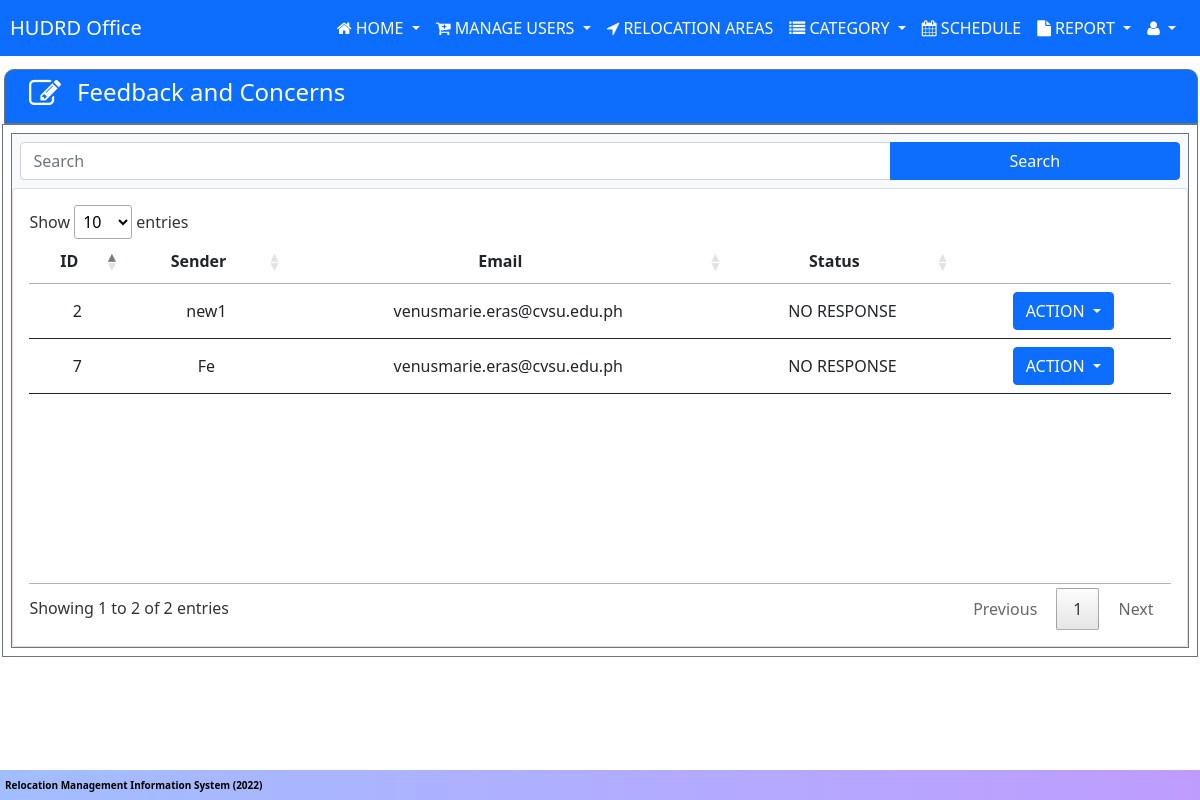
Before: /userData/hudrd/hudrd-concern.php (signed in) with the older database file.
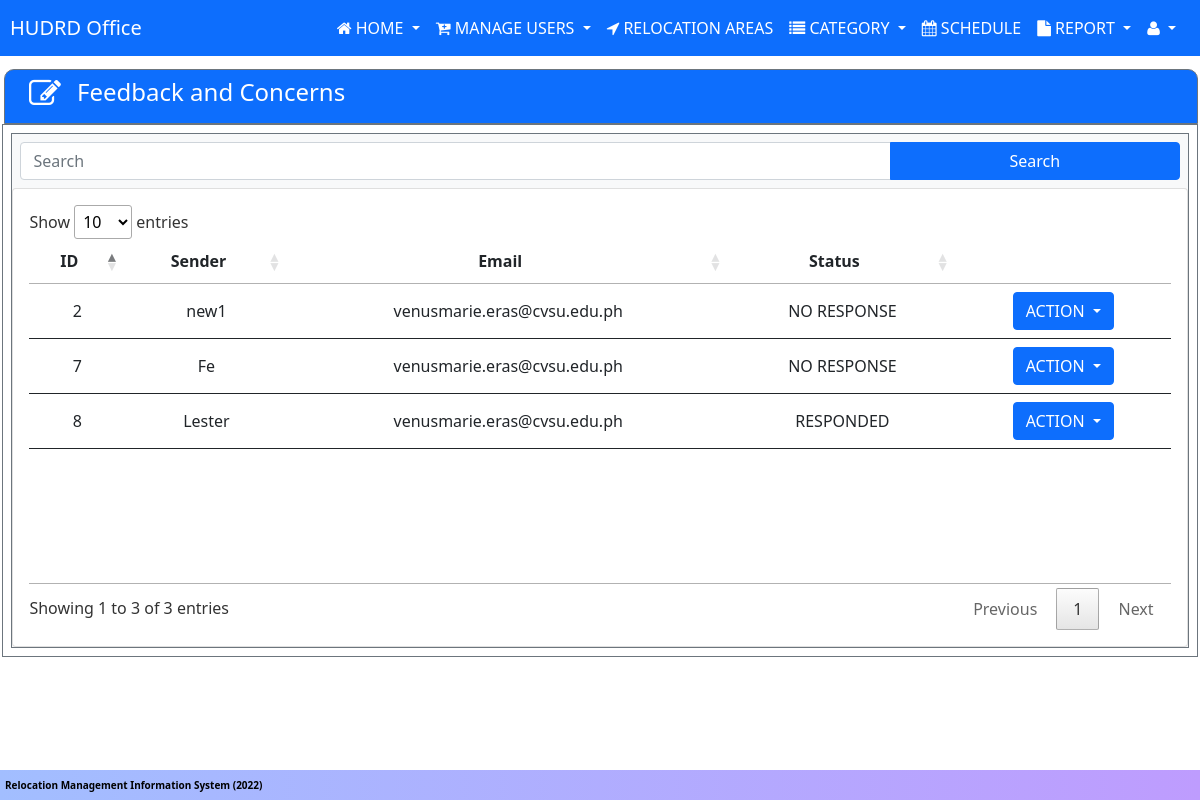
After: the same page with the newer database file.
### tables this page shows
CREATE TABLE `tbl_concern` (
  `f_id` int(11) NOT NULL AUTO_INCREMENT,
  `fname` varchar(255) DEFAULT NULL,
  `lname` varchar(255) DEFAULT NULL,
  `mname` varchar(255) DEFAULT NULL,
  `ename` varchar(255) DEFAULT NULL,
  `email` varchar(255) DEFAULT NULL,
  `cp_num` varchar(50) DEFAULT NULL,
  `concern` varchar(5000) DEFAULT NULL,
  `response` varchar(5000) DEFAULT NULL,
  `c_status` varchar(255) DEFAULT 'NO RESPONSE',
  PRIMARY KEY (`f_id`)
);

### userData/hudrd/hudrd-concern.php (the view, shortened to what this page needs)
<?php include '../../includes/header.php';
?>
<div class="ms-1 d-inline-flex p-2 border border-1 border-secondary text-white bg-primary"
    style="border-top-left-radius: 10px;border-top-right-radius:10px;width: 99.50%;">
    <i class="ps-3 fa fa-2x fa-edit "></i>
    <h4 class="ps-3 w-25"> Feedback and Concerns</h4>
</div>
<div class=" ms-auto me-auto p-2 border border-1 border-secondary" style="width: 99.60%;">
    <div class="bg-light  me-auto ms-auto border-1 border-secondary border">
        <form action="<?php echo $_SERVER['PHP_SELF']; ?>" method="POST">
            <div class="input-group p-2">
                <input type="text" name="searchKey" value="<?php if (isset($_POST['searchKey'])) {
                                                                echo $_POST['searchKey'];
                                                            } ?>" id="" class="form-control" placeholder="Search">
                <input type="submit" name="submitSearch" value="Search" class=" btn btn-primary w-25">
            </div>
        </form>
        <div class="card">
            <div class="card-body">
                <table class=" table table-hover word-wrap w-100" id="example">
                    <thead>
                        <tr>
                            <th>ID</th>
                            <th>Sender</th>
                            <th>Email</th>
                            <th>Status</th>
                            <th></th>
                        </tr>
                    </thead>
                    <tbody>
                        <?php
                        require_once '../../includes/conn.php';
                        if (isset($_POST['submitSearch'])) {
                            $searchName = $conn->real_escape_string($_POST['searchKey']);
                            $query = "SELECT * FROM tbl_concern WHERE f_id LIKE '%$searchName%' OR fname LIKE '%$searchName%' OR  lname LIKE '%$searchName%' OR  ename LIKE '%$searchName%' OR  mname LIKE '%$searchName%' OR CONCAT( fname,' ', lname) LIKE '%$searchName%' OR CONCAT(fname,' ',lname,' ',ename) LIKE '%$searchName%' OR c_status LIKE '%$searchName%'";
                            $result = $conn->query($query);
                            if (mysqli_num_rows($result) > 0) {
                                while ($row = $result->fetch_assoc()) :
                        ?>
                        <tr>
                            <td><?php echo $row['f_id'] ?></td>
                            <td><?php echo $row['fname'] . " " . $row['ename'] ?></td>
                            <td><?php echo $row['email'] ?></td>
                            <td><?php echo $row['c_status'] ?></td>
                            <td class="text-center">
                                <?php include "../../includes/concernModal.php" ?>
                            </td>
                        </tr>
                        <?php
                                endwhile;
                            } else {
                                echo '<td colspan="5" class=" text-danger text-center">
                    NO RECORDS FOUND
                    </td>';
                            }
                            ?>
                        <?php
                        } else {
                            $query = $conn->query("SELECT * FROM tbl_concern");
                            if (mysqli_num_rows($query) > 0) {
                                while ($row = mysqli_fetch_array($query)) :
                            ?>
                        <tr>
                            <td><?php echo $row['f_id'] ?></td>
                            <td><?php echo $row['fname'] . " " . $row['ename'] ?></td>
                            <td><?php echo $row['email'] ?></td>
                            <td><?php echo $row['c_status'] ?></td>
                            <td class="text-center">
                                <?php include "../../includes/concernModal.php" ?>
                        <?php
                                endwhile;
                            } else {
                                echo '<td colspan="5" class=" text-danger text-center">
                    NO RECORDS FOUND
                    </td>';
                            }
                        }
                        ?>
            </div>
        </div>
<?php include '../../includes/footer.php'; ?>

### includes/header.php (shortened to what this page needs)
<!DOCTYPE html>
<html>
<head>
    <link rel="stylesheet" href="../../css/navAndFoot.css">
    <link rel="stylesheet" href="../../css/account.css">
    <link rel="stylesheet" href="../../css/header.css">
    <link rel="stylesheet" href="../../css/bootstrap.min.5.1.2.css">
    <link rel="stylesheet" href="../../css/font-awesome.min.css">
    <link rel="stylesheet" href="../../dataTables/datatable_css/jquery.dataTables.min.css">
    <link rel="stylesheet" href="../../dataTables/datatable_css/responsive.dataTables.min.css">
    <link rel="stylesheet" href="https://cdn.jsdelivr.net/npm/notyf@3/notyf.min.css">
</head>
<body>
    <nav class="navbar navbar-expand-lg navbar-dark bg-primary fixed-top" style="max-width:100vw ;">
        <a class="navbar-brand" href="#">
            <span>HUDRD Office</span>
        </a>
        <div class=" collapse navbar-collapse  text-center" id="navbarCollapse">
            <ul class="navbar-nav navbar-nav-scroll ms-auto me-3 text-center">
                <li class="nav-item dropdown">
                    <a class="nav-link dropdown-toggle text-white" href="#" id="homeDropdown" role="button"
                        data-bs-toggle="dropdown" aria-expanded="false"><i class=" fa fa-home "></i> HOME
                    </a>
                </li>
                <li class="nav-item dropdown">
                    <a class="nav-link dropdown-toggle text-white" href="#" id="orderDropdown" role="button"
                        data-bs-toggle="dropdown" aria-expanded="false"><i class=" fa fa-cart-plus "></i> MANAGE
                        USERS<span class=" notif1">
                        </span>
                    </a>
                </li>
                <li class="nav-item ">
                    <a id="aHome" class="nav-link text-white" href="/thesis/userData/hudrd/hudrd-relocationArea.php"><i
                            class=" fa fa-location-arrow "></i> RELOCATION
                        AREAS</a>
                </li>
                <li class="nav-item dropdown">
                    <a class="nav-link dropdown-toggle text-white" href="#" id="categoryDropdown" role="button"
                        data-bs-toggle="dropdown" aria-expanded="false"><i class=" fa fa-list "></i> CATEGORY
                    </a>
                </li>
                <li class="nav-item">
                    <a id="aProducts" class="nav-link text-white" href="/thesis/userData/hudrd/hudrd-schedule.php"><i
                            class=" fa fa-calendar "></i> SCHEDULE </a>
                </li>
                <li class="nav-item dropdown">
                    <a class="nav-link dropdown-toggle text-white" href="#" id="reportDropdown" role="button"
                        data-bs-toggle="dropdown" aria-expanded="false"><i class=" fa fa-file "></i> REPORT
                    </a>
                </li>
                <li class="nav-item dropdown">
                    <a class="nav-link text-white dropdown-toggle" href="#" id="orderDropdown" role="button"
                        data-bs-toggle="dropdown" aria-expanded="false"><i class=" fa fa-user "></i>
                    </a>
                </li>
            </ul>
        </div>
    </nav>

### includes/concernModal.php (shortened to what this page needs)
<div class="dropdown">
    <button class="btn btn-primary dropdown-toggle" id="dropdownMenu1" type="button" data-bs-toggle="dropdown">
        ACTION
    </button>
</div>
</div>

### includes/footer.php (shortened to what this page needs)
<div class="footer ">
    <span>Relocation Management Information System (2022)</span>
</div>
</body>
</html>

### css/navAndFoot.css (style rules this page uses)
body { font-family: "Franklin Gothic Medium", "Arial Narrow", Arial, sans-serif; height: auto; padding-top: 4.3rem; padding-bottom: 2.5rem; }
.navbar-brand { margin-left: 10px; }
.logoutbtn, .nav-link { transition: 0.3s; }
.footer { position: fixed; height: 30px; bottom: 0; width: 100%; max-width: 100vw; display: flex; align-items: center; padding: 5px; background: linear-gradient(90deg, #a2beff, #be9cfe); }
.footer span { color: black; margin: 0; text-align: center; font-size: x-small; font-weight: bolder; }

Changed rows visible on the page:
added tbl_concern: f_id "8", fname "Lester", email "venusmarie.eras@cvsu.edu.ph", c_status "RESPONDED"
Other visible differences:
text written by a page script: "Show entries Showing 1 to 2 of 2 entries Previous 1 Next" → "Show entries Showing 1 to 3 of 3 entries Previous 1 Next"
